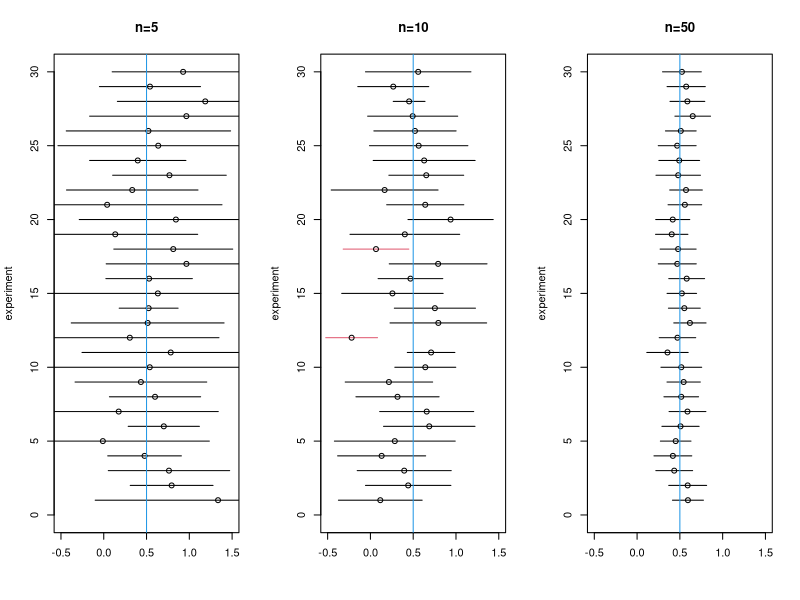

Write the R code that produced this figure.
## ---- chunk 1
set.seed(2672213)
sim_regression_ci <- function(N = 10000, sons_by_father = 1, beta0 = 90, beta1 = 0.5, sigma = 5) {
  x <- c(165, 170, 175, 180, 185)
  x <- rep(x, times = sons_by_father)
  results <- data.frame(
    beta1Hat = NA, CI.lower = NA, CI.upper = NA,
    cover = NA
  )

  for (i in 1:N) {
    y <- beta0 + beta1 * x + rnorm(length(x), mean = 0, sd = sigma)
    fit <- lm(y ~ x)
    results[i, 1] <- coef(fit)[2]
    results[i, 2:3] <- confint(fit, level = 0.95)[2, ]
    results[i, 4] <- (beta1 > results[i, 2]) & (results[i, 3] > beta1) # how many times the interval covers the true value
  }
  return(results)
}

plot_ci <- function(sim, n_plot = nrow(sim), mn = min(sim$CI.lower), mx = max(sim$CI.upper), ...) {
  plot(0, 0, xlim = c(mn, mx), ylim = c(0, n_plot), xlab = "", ylab = "experiment", type = "n", ...)

  for (i in 1:n_plot) {
    arrows(sim$CI.lower[i], i, sim$CI.upper[i], i,
      code = 0, cex.axis = 1.5,
      cex.lab = 1.5, col = 2 - sim$cover[i]
    )
    points(sim$beta1Hat[i], i)
  }
  abline(v = 0.5, col = 4, lty = 1)
}
## ---- chunk 2
sim_ci5 <- sim_regression_ci(sons_by_father = 1)
print(mean(sim_ci5$cover)) # mean of coverage should be around 0.95
## ---- chunk 3
set.seed(267213)

par(mfrow = c(1, 3))
plot_ci(sim_ci5, n_plot = 30, mn = -0.5, mx = 1.5, main = "n=5")

sim_ci10 <- sim_regression_ci(N = 1000, sons_by_father = 2)
plot_ci(sim_ci10, n_plot = 30, mn = -0.5, mx = 1.5, main = "n=10")

sim_ci50 <- sim_regression_ci(N = 1000, sons_by_father = 10)
plot_ci(sim_ci50, n_plot = 30, mn = -0.5, mx = 1.5, main = "n=50")
